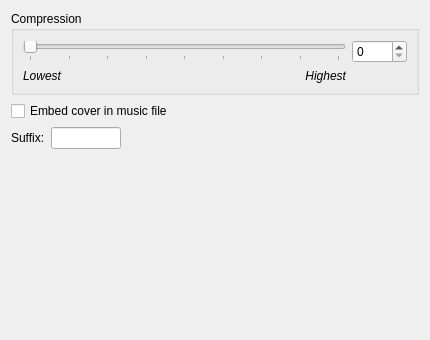
<?xml version="1.0" encoding="UTF-8"?>
<ui version="4.0">
 <class>FLACWidgetUI</class>
 <widget class="QWidget" name="FLACWidgetUI">
  <property name="geometry">
   <rect>
    <x>0</x>
    <y>0</y>
    <width>430</width>
    <height>340</height>
   </rect>
  </property>
  <property name="minimumSize">
   <size>
    <width>430</width>
    <height>300</height>
   </size>
  </property>
  <layout class="QGridLayout" name="gridLayout_2">
   <item row="0" column="0">
    <widget class="QGroupBox" name="groupBox">
     <property name="font">
      <font>
       <weight>50</weight>
       <bold>false</bold>
      </font>
     </property>
     <property name="title">
      <string>Compression</string>
     </property>
     <layout class="QGridLayout" name="gridLayout">
      <item row="0" column="0" colspan="3">
       <widget class="QSlider" name="horizontalSlider_compression">
        <property name="minimum">
         <number>0</number>
        </property>
        <property name="maximum">
         <number>8</number>
        </property>
        <property name="pageStep">
         <number>1</number>
        </property>
        <property name="orientation">
         <enum>Qt::Horizontal</enum>
        </property>
        <property name="tickPosition">
         <enum>QSlider::TicksBelow</enum>
        </property>
        <property name="tickInterval">
         <number>1</number>
        </property>
       </widget>
      </item>
      <item row="0" column="3">
       <widget class="QSpinBox" name="kintspinbox_compression">
        <property name="maximumSize">
         <size>
          <width>55</width>
          <height>16777215</height>
         </size>
        </property>
        <property name="font">
         <font>
          <weight>50</weight>
          <bold>false</bold>
         </font>
        </property>
        <property name="maximum">
         <number>8</number>
        </property>
       </widget>
      </item>
      <item row="1" column="0">
       <widget class="QLabel" name="label_lowest">
        <property name="font">
         <font>
          <weight>50</weight>
          <italic>true</italic>
          <bold>false</bold>
         </font>
        </property>
        <property name="text">
         <string>Lowest</string>
        </property>
       </widget>
      </item>
      <item row="1" column="1" colspan="2">
       <widget class="QLabel" name="label_highest">
        <property name="font">
         <font>
          <weight>50</weight>
          <italic>true</italic>
          <bold>false</bold>
         </font>
        </property>
        <property name="text">
         <string>Highest</string>
        </property>
        <property name="alignment">
         <set>Qt::AlignRight|Qt::AlignTrailing|Qt::AlignVCenter</set>
        </property>
       </widget>
      </item>
     </layout>
    </widget>
   </item>
   <item row="2" column="0">
    <layout class="QHBoxLayout" name="horizontalLayout">
     <item>
      <widget class="QLabel" name="label_suffix">
       <property name="sizePolicy">
        <sizepolicy hsizetype="Preferred" vsizetype="Fixed">
         <horstretch>0</horstretch>
         <verstretch>0</verstretch>
        </sizepolicy>
       </property>
       <property name="text">
        <string>Suffix:</string>
       </property>
      </widget>
     </item>
     <item>
      <widget class="QLineEdit" name="qlineedit_suffix">
       <property name="sizePolicy">
        <sizepolicy hsizetype="Fixed" vsizetype="Fixed">
         <horstretch>30</horstretch>
         <verstretch>0</verstretch>
        </sizepolicy>
       </property>
       <property name="maximumSize">
        <size>
         <width>70</width>
         <height>16777215</height>
        </size>
       </property>
      </widget>
     </item>
     <item>
      <spacer name="horizontalSpacer">
       <property name="orientation">
        <enum>Qt::Horizontal</enum>
       </property>
       <property name="sizeHint" stdset="0">
        <size>
         <width>40</width>
         <height>20</height>
        </size>
       </property>
      </spacer>
     </item>
    </layout>
   </item>
   <item row="3" column="0">
    <spacer name="verticalSpacer">
     <property name="orientation">
      <enum>Qt::Vertical</enum>
     </property>
     <property name="sizeHint" stdset="0">
      <size>
       <width>20</width>
       <height>23</height>
      </size>
     </property>
    </spacer>
   </item>
   <item row="1" column="0">
    <widget class="QCheckBox" name="checkBox_embedcover">
     <property name="text">
      <string>Embed cover in music file</string>
     </property>
    </widget>
   </item>
  </layout>
 </widget>
 <resources/>
 <connections/>
</ui>
